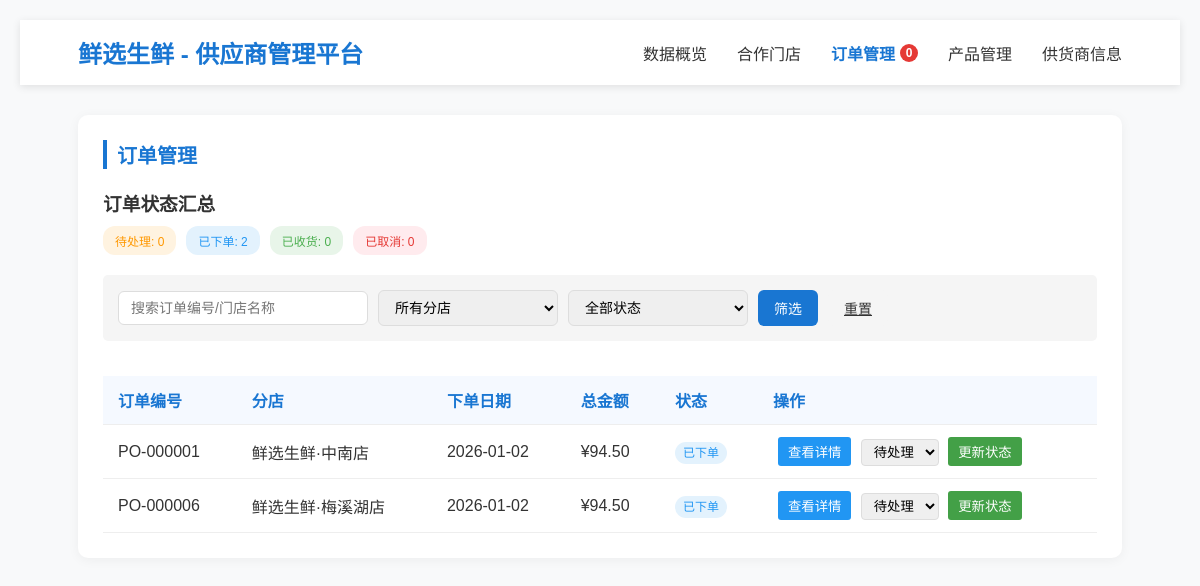
The page /supplier/orders.php (signed in) on the database its author committed.
### tables this page shows
CREATE TABLE IF NOT EXISTS `PurchaseOrder` (
  `purchase_order_ID` INT NOT NULL AUTO_INCREMENT,
  `supplier_ID` INT NOT NULL, 
  `branch_ID` INT NOT NULL, 
  `date` DATE NOT NULL, 
  `status` ENUM('pending', 'ordered', 'received', 'cancelled') DEFAULT 'pending',
  `total_amount` DECIMAL(10,2) DEFAULT 0,
  PRIMARY KEY (`purchase_order_ID`),
  CONSTRAINT `fk_branch_id`
    FOREIGN KEY (`branch_ID`)
    REFERENCES `Branch` (`branch_ID`)
    ON DELETE NO ACTION
    ON UPDATE NO ACTION,
  CONSTRAINT `fk_supplier_id`
    FOREIGN KEY (`supplier_ID`)
    REFERENCES `Supplier` (`supplier_ID`)
    ON DELETE NO ACTION
    ON UPDATE NO ACTION);

CREATE TABLE IF NOT EXISTS `Branch` (
  `branch_ID` INT NOT NULL AUTO_INCREMENT,
  `branch_name` VARCHAR(100) UNIQUE NOT NULL,
  `address` VARCHAR(255) NOT NULL,
  `phone` VARCHAR(20) NULL,
  `email` VARCHAR(100) NULL,
  `manager_ID` INT NULL,  
  `manager_phone` VARCHAR(20) NULL,
  `status` ENUM('active', 'inactive', 'under_renovation') DEFAULT 'active',
  `created_at` TIMESTAMP DEFAULT CURRENT_TIMESTAMP,
  PRIMARY KEY (`branch_ID`)

);

### supplier/inc/data.php (called while the page is built, shortened)
<?php
function getDBConnection() {
    $servername = "localhost";
    $username = "root";
    $password = "8049023544Aaa?";
    $dbname = "mydb";
    $conn = new mysqli($servername, $username, $password, $dbname);
    $conn->set_charset("utf8mb4");
    return $conn;
}
function getCurrentSupplierId() {
    return isset($_SESSION['supplier_id']) ? (int)$_SESSION['supplier_id'] : 0;
}
function getSupplierPurchaseOrders($status = NULL, $branchId = 0, $supplierId = 0, $search = '') {
    $conn = getDBConnection();
    $sql = "SELECT po.*, b.branch_name, b.address as branch_address
            FROM PurchaseOrder po
            JOIN Branch b ON po.branch_ID = b.branch_ID
            WHERE po.supplier_ID = ?";
    $params = [$supplierId];
    $paramTypes = 'i';
    $sql .= " ORDER BY po.date DESC";
    $stmt = $conn->prepare($sql);
    $stmt->bind_param($paramTypes, ...$params);
    $stmt->execute();
    $result = $stmt->get_result();
    $orders = [];
    while ($row = $result->fetch_assoc()) {
        $orders[] = $row;
    }
    return $orders;
}
function getOrderStatusSummary() {
    $conn = getDBConnection();
    $supplierId = getCurrentSupplierId();
    $stmt = $conn->prepare("
        SELECT status, COUNT(*) as count
        FROM PurchaseOrder
        WHERE supplier_ID = ?
        GROUP BY status
    ");
    $stmt->bind_param("i", $supplierId);
    $stmt->execute();
    $result = $stmt->get_result();
    $summary = [];
    while ($row = $result->fetch_assoc()) {
        $summary[$row['status']] = $row['count'];
    }
    return $summary;
}
function formatAmount($amount) {
    return '¥' . number_format($amount, 2);
}
?>

### supplier/orders.php (the view, shortened to what this page needs)
<?php
require_once __DIR__ . '/inc/data.php';
$statusFilter = isset($_GET['status']) ? trim($_GET['status']) : '';
$branchFilter = isset($_GET['branch']) ? (int)$_GET['branch'] : 0;
$searchTerm = isset($_GET['search']) ? trim($_GET['search']) : '';
$orders = getSupplierPurchaseOrders(
    $statusFilter !== '' ? $statusFilter : null,
    $branchFilter > 0 ? $branchFilter : null,
    $_SESSION['supplier_id'],
    $searchTerm !== '' ? $searchTerm : null
);
$statusOptions = [
    'pending' => '待处理',
    'ordered' => '已下单',
    'received' => '已收货',
    'cancelled' => '已取消'
];
?>
<!DOCTYPE html>
<html lang="zh-CN">
<head>
</head>
<body>
    <?php include 'header.php'; ?>
    <main class="main">
        <section class="section">
            <h2 class="section-title">订单管理</h2>
            <div class="status-summary" style="margin-bottom: 20px;">
                <h3 style="margin-bottom: 10px;">订单状态汇总</h3>
                <div style="display: flex; gap: 10px; flex-wrap: wrap;">
                    <?php foreach ($statusOptions as $statusKey => $statusLabel): ?>
                        <?php $count = $statusSummary[$statusKey] ?? 0; ?>
                        <span class="status-tag status-<?php echo $statusKey; ?>" style="padding: 6px 12px;">
                            <?php echo $statusLabel . ": " . $count; ?>
                        </span>
                    <?php endforeach; ?>
                </div>
            </div>
            <div class="filter-bar">
                <form method="get" style="display: flex; gap: 10px; align-items: center; flex-wrap: wrap;">
                    <input type="text" class="filter-input" name="search" placeholder="搜索订单编号/门店名称" value="<?php echo htmlspecialchars($searchTerm); ?>">
                    <select class="filter-select" name="branch">
                        <option value="">所有分店</option>
                    </select>
                    <select class="filter-select" name="status">
                        <option value="">全部状态</option>
                    </select>
                    <button type="submit" class="btn btn-primary">筛选</button>
                    <a href="orders.php" class="btn" style="background-color: #f5f5f5; color: #333;">重置</a>
                </form>
            </div>
            <div style="overflow-x: auto;">
                <table class="order-table">
                    <thead>
                        <tr>
                            <th>订单编号</th>
                            <th>分店</th>
                            <th>下单日期</th>
                            <th>总金额</th>
                            <th>状态</th>
                            <th>操作</th>
                        </tr>
                    </thead>
                    <tbody>
                        <?php if (empty($orders)): ?>
                            <tr>
                                <td colspan="6" style="text-align: center; padding: 30px;">暂无订单数据</td>
                            </tr>
                        <?php else: ?>
                            <?php foreach ($orders as $order): ?>
                                <tr>
                                    <td>PO-<?php echo str_pad($order['purchase_order_ID'], 6, '0', STR_PAD_LEFT); ?></td>
                                    <td><?php echo htmlspecialchars($order['branch_name']); ?></td>
                                    <td><?php echo date('Y-m-d', strtotime($order['date'])); ?></td>
                                    <td><?php echo formatAmount($order['total_amount']); ?></td>
                                    <td>
                                        <span class="status-tag status-<?php echo $order['status']; ?>">
                                            <?php echo $statusOptions[$order['status']] ?? $order['status']; ?>
                                        </span>
                                    </td>
                                    <td>
                                        <button class="action-btn detail-btn" onclick="viewOrderDetail(<?php echo $order['purchase_order_ID']; ?>)">
                                            查看详情
                                        </button>
                                        <?php if ($order['status'] == 'pending' || $order['status'] == 'ordered'): ?>
                                            <form class="update-form" method="post" onsubmit="return confirm('确认要更新订单状态吗？')">
                                                <select name="status" style="padding: 4px 8px; border-radius: 4px; border: 1px solid #ddd;">
                                                    <?php foreach ($statusOptions as $value => $label): ?>
                                                        <?php if ($value != $order['status'] && $value != 'cancelled'): ?>
                                                            <option value="<?php echo $value; ?>"><?php echo $label; ?></option>
                                                        <?php endif; ?>
                                                    <?php endforeach; ?>
                                                </select>
                                                <button type="submit" class="action-btn" style="background-color: #43a047; color: white;">更新状态</button>
                                            </form>
                                        <?php endif; ?>
                                    </td>
                                </tr>
                            <?php endforeach; ?>
                        <?php endif; ?>
                    </tbody>
                </table>
            </div>
        </section>
    </main>
</body>
</html>

### supplier/header.php
<?php
require_once __DIR__ . '/inc/data.php';
$statusSummary = getOrderStatusSummary();
$currentPage = basename($_SERVER['PHP_SELF']);
?>
<header class="header">
    <div class="nav-container">
        <a href="dashboard.php" class="logo">鲜选生鲜 - 供应商管理平台</a>
        <ul class="nav-menu">
            <li class="nav-item"><a href="dashboard.php" class="nav-link <?php echo $currentPage === 'dashboard.php' ? 'active' : ''; ?>">数据概览</a></li>
            <li class="nav-item"><a href="stores.php" class="nav-link <?php echo $currentPage === 'stores.php' ? 'active' : ''; ?>">合作门店</a></li>
            <li class="nav-item">
             <a href="orders.php" class="nav-link <?php echo $currentPage === 'orders.php' ? 'active' : ''; ?>">
             订单管理
             <span class="badge" id="unhandledOrderBadge">
               <?php
               echo isset($statusSummary['pending']) && $statusSummary['pending'] > 0
                ? $statusSummary['pending']
                : '0';
              ?>
              </span>
            </a>
         </li>
            <li class="nav-item"><a href="products_manage.php" class="nav-link <?php echo $currentPage === 'products_manage.php' ? 'active' : ''; ?>">产品管理</a></li>
            <li class="nav-item"><a href="profile.php" class="nav-link <?php echo $currentPage === 'profile.php' ? 'active' : ''; ?>">供货商信息</a></li>
        </ul>
    </div>
</header>

### supplier/orders.php (style rules this page uses)
* { margin: 0; padding: 0; box-sizing: border-box; font-family: 'Microsoft YaHei', Arial, sans-serif; }
body { background-color: #f8f9fa; color: #333; margin: 20px; }
.header { background-color: #fff; box-shadow: 0 2px 8px rgba(0,0,0,0.1); position: sticky; top: 0; z-index: 999; }
.nav-container { width: 90%; margin: 0 auto; display: flex; justify-content: space-between; align-items: center; padding: 15px 0; }
.logo { font-size: 24px; font-weight: bold; color: #1976d2; text-decoration: none; }
.nav-menu { display: flex; list-style: none; }
.nav-item { margin-left: 30px; }
.nav-link { text-decoration: none; color: #333; font-size: 16px; font-weight: 500; transition: color 0.3s; display: inline-flex; align-items: center; }
.nav-link.active { color: #1976d2; font-weight: bold; }
.badge { display: inline-block; min-width: 18px; height: 18px; line-height: 18px; text-align: center; border-radius: 50%; background-color: #e53935; color: white; font-size: 12px; margin-left: 5px; vertical-align: middle; transition: all 0.3s ease; }
.main { width: 90%; margin: 30px auto; min-height: calc(100vh - 200px); }
.section { background-color: #fff; border-radius: 10px; box-shadow: 0 2px 12px rgba(0,0,0,0.05); padding: 25px; margin-bottom: 30px; }
.section-title { font-size: 20px; font-weight: 600; margin-bottom: 20px; color: #1976d2; border-left: 4px solid #1976d2; padding-left: 10px; }
.filter-bar { display: flex; gap: 15px; margin-bottom: 20px; flex-wrap: wrap; align-items: center; padding: 15px; background: #f5f5f5; border-radius: 5px; }
.filter-input { padding: 8px 12px; border: 1px solid #ddd; border-radius: 6px; font-size: 14px; width: 250px; transition: border-color 0.3s; }
.filter-select { padding: 8px 12px; border: 1px solid #ddd; border-radius: 6px; font-size: 14px; width: 180px; transition: border-color 0.3s; }
.btn { padding: 8px 16px; border-radius: 6px; border: none; font-size: 14px; font-weight: 500; cursor: pointer; transition: background-color 0.3s; }
.btn-primary { background-color: #1976d2; color: white; }
.order-table { width: 100%; border-collapse: collapse; margin-top: 15px; }
.order-table th, .order-table td { padding: 12px 15px; text-align: left; border-bottom: 1px solid #eee; }
.order-table th { background-color: #f5f9ff; color: #1976d2; font-weight: 600; }
.status-tag { padding: 4px 8px; border-radius: 12px; font-size: 12px; font-weight: 500; }
.status-pending { background-color: #fff3e0; color: #ff9800; }
.status-ordered { background-color: #e3f2fd; color: #2196f3; }
.status-received { background-color: #e8f5e9; color: #4caf50; }
.status-cancelled { background-color: #ffebee; color: #e53935; }
.action-btn { padding: 5px 10px; margin: 0 5px; border: none; border-radius: 3px; cursor: pointer; }
.detail-btn { background: #2196f3; color: white; }
.update-form { display: inline; }

### rows shown on the page
purchaseorder: purchase_order_ID "000001", branch_ID.branch_name "鲜选生鲜·中南店", date "2026-01-02", total_amount "¥94.50", status "已下单", status "待处理"
purchaseorder: purchase_order_ID "000006", branch_ID.branch_name "鲜选生鲜·梅溪湖店", date "2026-01-02", total_amount "¥94.50", status "已下单", status "待处理"

### other values the page prints
$statusLabel "待处理"
$count "0"
$statusLabel "已下单"
$count "2"
$statusLabel "已收货"
$statusLabel "已取消"
